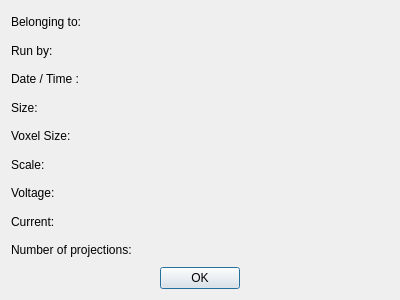
<?xml version="1.0" encoding="UTF-8"?>
<ui version="4.0">
 <class>InfoDialog</class>
 <widget class="QDialog" name="InfoDialog">
  <property name="geometry">
   <rect>
    <x>0</x>
    <y>0</y>
    <width>400</width>
    <height>300</height>
   </rect>
  </property>
  <property name="windowTitle">
   <string>Dialog</string>
  </property>
  <layout class="QVBoxLayout" name="verticalLayout">
   <item>
    <widget class="QLabel" name="lable_belong">
     <property name="text">
      <string>Belonging to: </string>
     </property>
    </widget>
   </item>
   <item>
    <widget class="QLabel" name="label_run">
     <property name="text">
      <string>Run by: </string>
     </property>
    </widget>
   </item>
   <item>
    <widget class="QLabel" name="label_date">
     <property name="text">
      <string>Date / Time :</string>
     </property>
    </widget>
   </item>
   <item>
    <widget class="QLabel" name="label_size">
     <property name="text">
      <string>Size: </string>
     </property>
    </widget>
   </item>
   <item>
    <widget class="QLabel" name="label_voxelsize">
     <property name="text">
      <string>Voxel Size: </string>
     </property>
    </widget>
   </item>
   <item>
    <widget class="QLabel" name="label_scale">
     <property name="text">
      <string>Scale: </string>
     </property>
    </widget>
   </item>
   <item>
    <widget class="QLabel" name="label_voltage">
     <property name="text">
      <string>Voltage: </string>
     </property>
    </widget>
   </item>
   <item>
    <widget class="QLabel" name="label_current">
     <property name="text">
      <string>Current: </string>
     </property>
    </widget>
   </item>
   <item>
    <widget class="QLabel" name="label_projections">
     <property name="text">
      <string>Number of projections: </string>
     </property>
    </widget>
   </item>
   <item>
    <widget class="QDialogButtonBox" name="buttonBox">
     <property name="orientation">
      <enum>Qt::Horizontal</enum>
     </property>
     <property name="standardButtons">
      <set>QDialogButtonBox::Ok</set>
     </property>
     <property name="centerButtons">
      <bool>true</bool>
     </property>
    </widget>
   </item>
  </layout>
 </widget>
 <resources/>
 <connections>
  <connection>
   <sender>buttonBox</sender>
   <signal>accepted()</signal>
   <receiver>InfoDialog</receiver>
   <slot>accept()</slot>
   <hints>
    <hint type="sourcelabel">
     <x>248</x>
     <y>254</y>
    </hint>
    <hint type="destinationlabel">
     <x>157</x>
     <y>274</y>
    </hint>
   </hints>
  </connection>
  <connection>
   <sender>buttonBox</sender>
   <signal>rejected()</signal>
   <receiver>InfoDialog</receiver>
   <slot>reject()</slot>
   <hints>
    <hint type="sourcelabel">
     <x>316</x>
     <y>260</y>
    </hint>
    <hint type="destinationlabel">
     <x>286</x>
     <y>274</y>
    </hint>
   </hints>
  </connection>
 </connections>
</ui>
